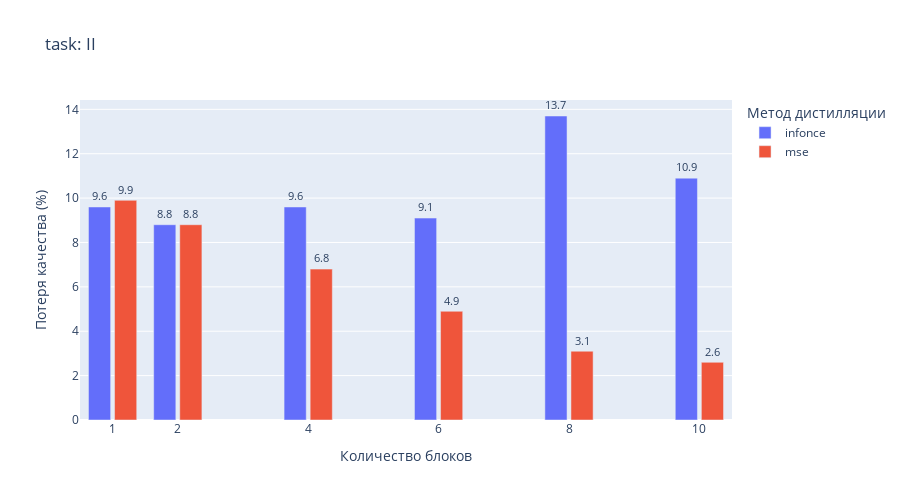

The notebook cell this image was saved under:
### Code cell
task = 'II'

fig = px.bar(data,
             x="Количество блоков",
             y=task,
             color='Метод дистилляции',
             barmode="group",
             text=task,
             height=500,
             width=900,
             labels={task: "Потеря качества (%)"},
             title=f'task: {task}'
             )
fig.update_traces(
    textposition="outside"
)
fig.update_layout(bargroupgap=0.15,
                  xaxis=dict(tickvals=data["Количество блоков"]),
                  uniformtext_minsize=8,
                  uniformtext_mode='show'
                  )
fig.show()
fig.write_image('metrics/ii_result.png')

### Figure 1 — Plotly figure (JSON) as saved in the notebook; plotly's stock layout.template omitted (floating-point values rounded to 4 significant figures)
{"data": [{"alignmentgroup": "True", "hovertemplate": "Метод дистилляции=infonce<br>Количество блоков=%{x}<br>Потеря качества (%)=%{text}<extra></extra>", "legendgroup": "infonce", "marker": {"color": "#636efa", "pattern": {"shape": ""}}, "name": "infonce", "offsetgroup": "infonce", "orientation": "v", "showlegend": true, "text": [9.6, 8.8, 9.6, 9.1, 13.7, 10.9], "textposition": "outside", "type": "bar", "x": [1, 2, 4, 6, 8, 10], "xaxis": "x", "y": [9.6, 8.8, 9.6, 9.1, 13.7, 10.9], "yaxis": "y"}, {"alignmentgroup": "True", "hovertemplate": "Метод дистилляции=mse<br>Количество блоков=%{x}<br>Потеря качества (%)=%{text}<extra></extra>", "legendgroup": "mse", "marker": {"color": "#EF553B", "pattern": {"shape": ""}}, "name": "mse", "offsetgroup": "mse", "orientation": "v", "showlegend": true, "text": [9.9, 8.8, 6.8, 4.9, 3.1, 2.6], "textposition": "outside", "type": "bar", "x": [1, 2, 4, 6, 8, 10], "xaxis": "x", "y": [9.9, 8.8, 6.8, 4.9, 3.1, 2.6], "yaxis": "y"}], "layout": {"bargroupgap": 0.15, "barmode": "group", "height": 500, "legend": {"title": {"text": "Метод дистилляции"}, "tracegroupgap": 0}, "title": {"text": "task: II"}, "uniformtext": {"minsize": 8, "mode": "show"}, "width": 900, "xaxis": {"anchor": "y", "domain": [0, 1], "tickvals": [1, 1, 2, 2, 4, 4, 6, 6, 8, 8, 10, 10], "title": {"text": "Количество блоков"}}, "yaxis": {"anchor": "x", "domain": [0, 1], "title": {"text": "Потеря качества (%)"}}}}
